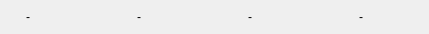
<?xml version="1.0" encoding="UTF-8"?>
<ui version="4.0">
 <class>SceneInfoWidget</class>
 <widget class="QWidget" name="SceneInfoWidget">
  <property name="geometry">
   <rect>
    <x>0</x>
    <y>0</y>
    <width>429</width>
    <height>34</height>
   </rect>
  </property>
  <property name="sizePolicy">
   <sizepolicy hsizetype="Expanding" vsizetype="Preferred">
    <horstretch>0</horstretch>
    <verstretch>0</verstretch>
   </sizepolicy>
  </property>
  <property name="windowTitle">
   <string>Form</string>
  </property>
  <layout class="QHBoxLayout" name="horizontalLayout_2">
   <property name="spacing">
    <number>15</number>
   </property>
   <property name="leftMargin">
    <number>0</number>
   </property>
   <property name="topMargin">
    <number>0</number>
   </property>
   <property name="rightMargin">
    <number>0</number>
   </property>
   <property name="bottomMargin">
    <number>0</number>
   </property>
   <item>
    <layout class="QHBoxLayout" name="horizontalLayout_5">
     <property name="spacing">
      <number>6</number>
     </property>
     <item>
      <widget class="QLabel" name="mouse_pos_ico_lbl">
       <property name="sizePolicy">
        <sizepolicy hsizetype="Fixed" vsizetype="Fixed">
         <horstretch>0</horstretch>
         <verstretch>0</verstretch>
        </sizepolicy>
       </property>
       <property name="minimumSize">
        <size>
         <width>18</width>
         <height>18</height>
        </size>
       </property>
       <property name="maximumSize">
        <size>
         <width>20</width>
         <height>20</height>
        </size>
       </property>
       <property name="toolTip">
        <string>Current position of the mouse in the canvas</string>
       </property>
       <property name="frameShape">
        <enum>QFrame::NoFrame</enum>
       </property>
       <property name="frameShadow">
        <enum>QFrame::Plain</enum>
       </property>
       <property name="text">
        <string/>
       </property>
       <property name="pixmap">
        <pixmap resource="../res/resources.qrc">:/icons/icons/select.png</pixmap>
       </property>
       <property name="scaledContents">
        <bool>true</bool>
       </property>
       <property name="alignment">
        <set>Qt::AlignCenter</set>
       </property>
       <property name="textInteractionFlags">
        <set>Qt::NoTextInteraction</set>
       </property>
      </widget>
     </item>
     <item>
      <widget class="QLabel" name="mouse_pos_info_lbl">
       <property name="minimumSize">
        <size>
         <width>50</width>
         <height>0</height>
        </size>
       </property>
       <property name="baseSize">
        <size>
         <width>0</width>
         <height>0</height>
        </size>
       </property>
       <property name="toolTip">
        <string>Current position of the mouse in the canvas</string>
       </property>
       <property name="text">
        <string>-</string>
       </property>
      </widget>
     </item>
    </layout>
   </item>
   <item>
    <layout class="QHBoxLayout" name="horizontalLayout_4">
     <property name="spacing">
      <number>6</number>
     </property>
     <item>
      <widget class="QLabel" name="zoom_ico_lbl">
       <property name="sizePolicy">
        <sizepolicy hsizetype="Fixed" vsizetype="Fixed">
         <horstretch>0</horstretch>
         <verstretch>0</verstretch>
        </sizepolicy>
       </property>
       <property name="minimumSize">
        <size>
         <width>18</width>
         <height>18</height>
        </size>
       </property>
       <property name="maximumSize">
        <size>
         <width>20</width>
         <height>20</height>
        </size>
       </property>
       <property name="toolTip">
        <string>Current zoom factor</string>
       </property>
       <property name="frameShape">
        <enum>QFrame::NoFrame</enum>
       </property>
       <property name="frameShadow">
        <enum>QFrame::Plain</enum>
       </property>
       <property name="text">
        <string/>
       </property>
       <property name="pixmap">
        <pixmap resource="../res/resources.qrc">:/icons/icons/objselect.png</pixmap>
       </property>
       <property name="scaledContents">
        <bool>true</bool>
       </property>
       <property name="alignment">
        <set>Qt::AlignCenter</set>
       </property>
       <property name="textInteractionFlags">
        <set>Qt::NoTextInteraction</set>
       </property>
      </widget>
     </item>
     <item>
      <widget class="QLabel" name="zoom_info_lbl">
       <property name="minimumSize">
        <size>
         <width>50</width>
         <height>0</height>
        </size>
       </property>
       <property name="baseSize">
        <size>
         <width>0</width>
         <height>0</height>
        </size>
       </property>
       <property name="toolTip">
        <string>Current zoom factor</string>
       </property>
       <property name="text">
        <string>-</string>
       </property>
      </widget>
     </item>
    </layout>
   </item>
   <item>
    <layout class="QHBoxLayout" name="horizontalLayout">
     <property name="spacing">
      <number>6</number>
     </property>
     <item>
      <widget class="QLabel" name="obj_icon_lbl">
       <property name="sizePolicy">
        <sizepolicy hsizetype="Fixed" vsizetype="Fixed">
         <horstretch>0</horstretch>
         <verstretch>0</verstretch>
        </sizepolicy>
       </property>
       <property name="minimumSize">
        <size>
         <width>18</width>
         <height>18</height>
        </size>
       </property>
       <property name="maximumSize">
        <size>
         <width>20</width>
         <height>20</height>
        </size>
       </property>
       <property name="toolTip">
        <string>Currently selected object(s)</string>
       </property>
       <property name="frameShape">
        <enum>QFrame::NoFrame</enum>
       </property>
       <property name="frameShadow">
        <enum>QFrame::Plain</enum>
       </property>
       <property name="text">
        <string/>
       </property>
       <property name="pixmap">
        <pixmap resource="../res/resources.qrc">:/icons/icons/table.png</pixmap>
       </property>
       <property name="scaledContents">
        <bool>true</bool>
       </property>
       <property name="alignment">
        <set>Qt::AlignCenter</set>
       </property>
       <property name="textInteractionFlags">
        <set>Qt::NoTextInteraction</set>
       </property>
      </widget>
     </item>
     <item>
      <widget class="QLabel" name="obj_name_lbl">
       <property name="minimumSize">
        <size>
         <width>50</width>
         <height>0</height>
        </size>
       </property>
       <property name="baseSize">
        <size>
         <width>0</width>
         <height>0</height>
        </size>
       </property>
       <property name="toolTip">
        <string>Currently selected object(s)</string>
       </property>
       <property name="text">
        <string>-</string>
       </property>
      </widget>
     </item>
    </layout>
   </item>
   <item>
    <layout class="QHBoxLayout" name="horizontalLayout_3">
     <property name="spacing">
      <number>6</number>
     </property>
     <item>
      <widget class="QLabel" name="obj_pos_ico_lbl">
       <property name="sizePolicy">
        <sizepolicy hsizetype="Fixed" vsizetype="Fixed">
         <horstretch>0</horstretch>
         <verstretch>0</verstretch>
        </sizepolicy>
       </property>
       <property name="minimumSize">
        <size>
         <width>18</width>
         <height>18</height>
        </size>
       </property>
       <property name="maximumSize">
        <size>
         <width>20</width>
         <height>20</height>
        </size>
       </property>
       <property name="toolTip">
        <string>Dimensions of the selected object(s)</string>
       </property>
       <property name="frameShape">
        <enum>QFrame::NoFrame</enum>
       </property>
       <property name="frameShadow">
        <enum>QFrame::Plain</enum>
       </property>
       <property name="text">
        <string/>
       </property>
       <property name="pixmap">
        <pixmap resource="../res/resources.qrc">:/icons/icons/bndrect.png</pixmap>
       </property>
       <property name="scaledContents">
        <bool>true</bool>
       </property>
       <property name="alignment">
        <set>Qt::AlignCenter</set>
       </property>
       <property name="textInteractionFlags">
        <set>Qt::NoTextInteraction</set>
       </property>
      </widget>
     </item>
     <item>
      <widget class="QLabel" name="obj_pos_info_lbl">
       <property name="minimumSize">
        <size>
         <width>50</width>
         <height>0</height>
        </size>
       </property>
       <property name="baseSize">
        <size>
         <width>0</width>
         <height>0</height>
        </size>
       </property>
       <property name="toolTip">
        <string>Dimensions of the selected object(s)</string>
       </property>
       <property name="text">
        <string>-</string>
       </property>
      </widget>
     </item>
    </layout>
   </item>
  </layout>
 </widget>
 <resources>
  <include location="../res/resources.qrc"/>
 </resources>
 <connections/>
</ui>
